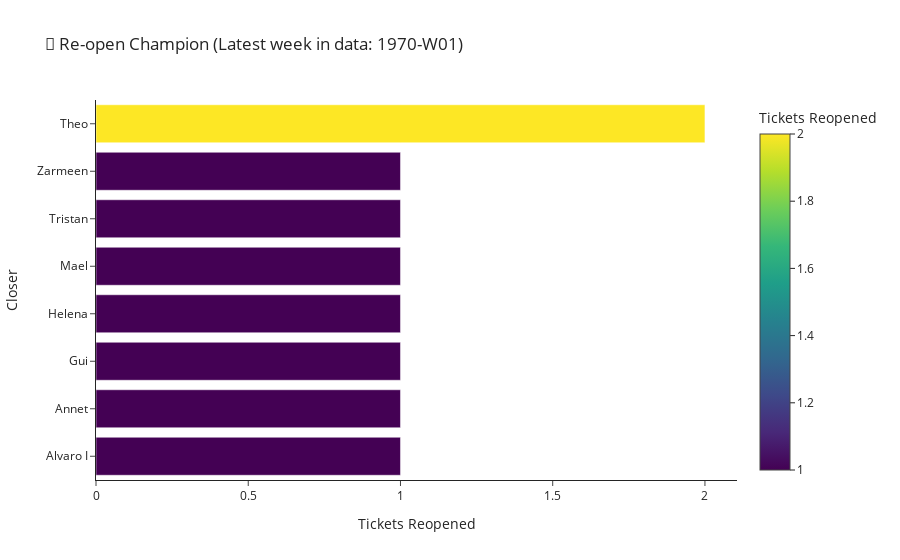

Source (notebook cell):
### Code cell
# 🔄 Re-open Champion — latest week (by Closer)

import plotly.express as px
import pandas as pd

closer_col = "Closer"

# Find the reopen column in your CSV
reopen_col = None
for c in ["ReopenedAt", "reopenedat", "Re-opened At", "ReopenAt"]:
    if c in df.columns:
        reopen_col = c
        break

if reopen_col is None:
    print("No 'ReopenedAt' column found.")
else:
    # Parse datetime
    df[reopen_col] = pd.to_datetime(df[reopen_col], errors="coerce", dayfirst=True)

    # ISO week label from re-open timestamp
    iso_re = df[reopen_col].dt.isocalendar()
    df["re_week"] = iso_re.year.astype(str) + "-W" + iso_re.week.astype(str).str.zfill(2)

    # Latest week with actual re-opens
    valid_weeks = df.loc[df[reopen_col].notna(), "re_week"]
    if not len(valid_weeks):
        print("No re-open data available to compute weekly champions.")
    else:
        latest_week = valid_weeks.sort_values().iloc[-1]

        # Optional: exclude some closers globally
        EXCLUDE_CLOSERS = set([s.lower() for s in globals().get("EXCLUDE_CLOSERS", [])])

        reopens_latest = (
            df.loc[
                (df["re_week"] == latest_week)
                & df[reopen_col].notna()
                & df[closer_col].notna()
                & (df[closer_col].astype(str).str.strip() != "")
                & (~df[closer_col].astype(str).str.lower().isin({"not found","nan","none"}))
                & (~df[closer_col].astype(str).str.lower().isin(EXCLUDE_CLOSERS))
            ]
            .groupby(closer_col, as_index=False)
            .size()
            .rename(columns={"size": "tickets_reopened"})
            .sort_values("tickets_reopened", ascending=False)
        )

        fig = px.bar(
            reopens_latest,
            x="tickets_reopened",
            y=closer_col,
            orientation="h",
            color="tickets_reopened",
            title=f"🔄 Re-open Champion (Latest week in data: {latest_week})",
            labels={"tickets_reopened": "Tickets Reopened", closer_col: "Closer"},
            template="simple_white"
        )
        fig.update_layout(showlegend=False)
        fig.update_yaxes(categoryorder="total ascending")
        fig.show()

### Figure 1 — Plotly figure (JSON) as saved in the notebook; plotly's stock layout.template omitted (floating-point values rounded to 4 significant figures)
{"data": [{"alignmentgroup": "True", "hovertemplate": "Tickets Reopened=%{marker.color}<br>Closer=%{y}<extra></extra>", "legendgroup": "", "marker": {"color": [2, 1, 1, 1, 1, 1, 1, 1], "coloraxis": "coloraxis", "pattern": {"shape": ""}}, "name": "", "offsetgroup": "", "orientation": "h", "showlegend": false, "textposition": "auto", "type": "bar", "x": [2, 1, 1, 1, 1, 1, 1, 1], "xaxis": "x", "y": ["Theo", "Alvaro I", "Annet", "Gui", "Helena", "Mael", "Tristan", "Zarmeen"], "yaxis": "y"}], "layout": {"barmode": "relative", "coloraxis": {"colorbar": {"title": {"text": "Tickets Reopened"}}, "colorscale": [[0, "#440154"], [0.1111, "#482878"], [0.2222, "#3e4989"], [0.3333, "#31688e"], [0.4444, "#26828e"], [0.5556, "#1f9e89"], [0.6667, "#35b779"], [0.7778, "#6ece58"], [0.8889, "#b5de2b"], [1, "#fde725"]]}, "legend": {"tracegroupgap": 0}, "showlegend": false, "title": {"text": "🔄 Re-open Champion (Latest week in data: 1970-W01)"}, "xaxis": {"anchor": "y", "domain": [0, 1], "title": {"text": "Tickets Reopened"}}, "yaxis": {"anchor": "x", "categoryorder": "total ascending", "domain": [0, 1], "title": {"text": "Closer"}}}}
